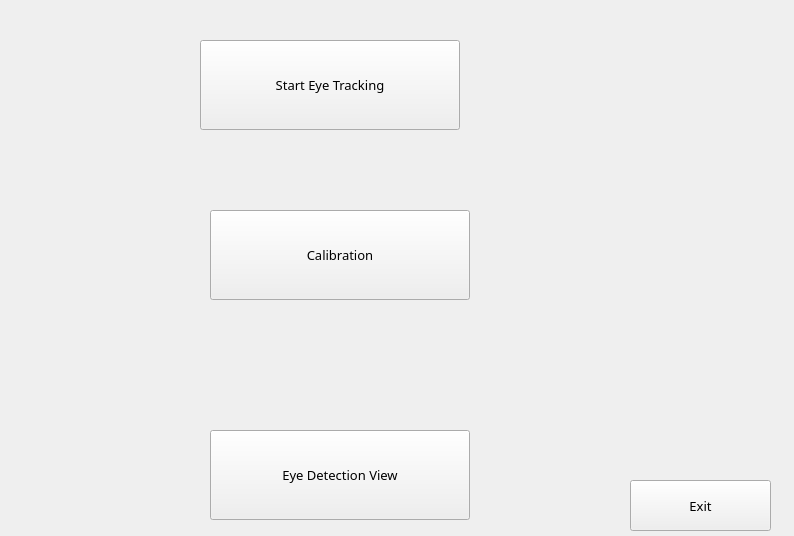
<?xml version="1.0" encoding="UTF-8"?>
<ui version="4.0">
 <class>MainWindow</class>
 <widget class="QWidget" name="MainWindow">
  <property name="geometry">
   <rect>
    <x>0</x>
    <y>0</y>
    <width>794</width>
    <height>536</height>
   </rect>
  </property>
  <property name="mouseTracking">
   <bool>false</bool>
  </property>
  <property name="windowTitle">
   <string>Form</string>
  </property>
  <widget class="QPushButton" name="Exit">
   <property name="geometry">
    <rect>
     <x>630</x>
     <y>480</y>
     <width>141</width>
     <height>51</height>
    </rect>
   </property>
   <property name="font">
    <font>
     <family>Arial Black</family>
     <pointsize>10</pointsize>
    </font>
   </property>
   <property name="styleSheet">
    <string notr="true">QPushButton{
background:none;
background-color:none;
background-repeat:no-reapeat;
}

QPushButton:hover{
background:rgb(16, 88, 255);
background-repeat:no-reapeat;
}</string>
   </property>
   <property name="text">
    <string>Exit</string>
   </property>
  </widget>
  <widget class="QPushButton" name="Calibration">
   <property name="geometry">
    <rect>
     <x>210</x>
     <y>210</y>
     <width>260</width>
     <height>90</height>
    </rect>
   </property>
   <property name="font">
    <font>
     <family>Arial Black</family>
     <pointsize>10</pointsize>
     <weight>50</weight>
     <bold>false</bold>
    </font>
   </property>
   <property name="styleSheet">
    <string notr="true">QPushButton{
background:none;
background-color:none;
background-repeat:no-reapeat;
}

QPushButton:hover{
background:rgb(16, 88, 255);
background-repeat:no-reapeat;
}</string>
   </property>
   <property name="text">
    <string>Calibration</string>
   </property>
  </widget>
  <widget class="QPushButton" name="Start">
   <property name="geometry">
    <rect>
     <x>200</x>
     <y>40</y>
     <width>260</width>
     <height>90</height>
    </rect>
   </property>
   <property name="font">
    <font>
     <family>Arial Black</family>
     <pointsize>10</pointsize>
     <weight>50</weight>
     <bold>false</bold>
    </font>
   </property>
   <property name="styleSheet">
    <string notr="true">QPushButton{
background:none;
background-color:none;
background-repeat:no-reapeat;
}

QPushButton:hover{
background:rgb(16, 88, 255);
background-repeat:no-reapeat;
}</string>
   </property>
   <property name="text">
    <string>Start Eye Tracking</string>
   </property>
  </widget>
  <widget class="QPushButton" name="EyeDetection">
   <property name="geometry">
    <rect>
     <x>210</x>
     <y>430</y>
     <width>260</width>
     <height>90</height>
    </rect>
   </property>
   <property name="font">
    <font>
     <family>Arial Black</family>
     <pointsize>10</pointsize>
     <weight>50</weight>
     <bold>false</bold>
    </font>
   </property>
   <property name="styleSheet">
    <string notr="true">QPushButton{
background:none;
background-color:none;
background-repeat:no-reapeat;
}

QPushButton:hover{
background:rgb(16, 88, 255);
background-repeat:no-reapeat;
}</string>
   </property>
   <property name="text">
    <string>Eye Detection View</string>
   </property>
  </widget>
 </widget>
 <resources/>
 <connections>
  <connection>
   <sender>Exit</sender>
   <signal>clicked()</signal>
   <receiver>MainWindow</receiver>
   <slot>close()</slot>
   <hints>
    <hint type="sourcelabel">
     <x>715</x>
     <y>535</y>
    </hint>
    <hint type="destinationlabel">
     <x>774</x>
     <y>564</y>
    </hint>
   </hints>
  </connection>
 </connections>
</ui>
